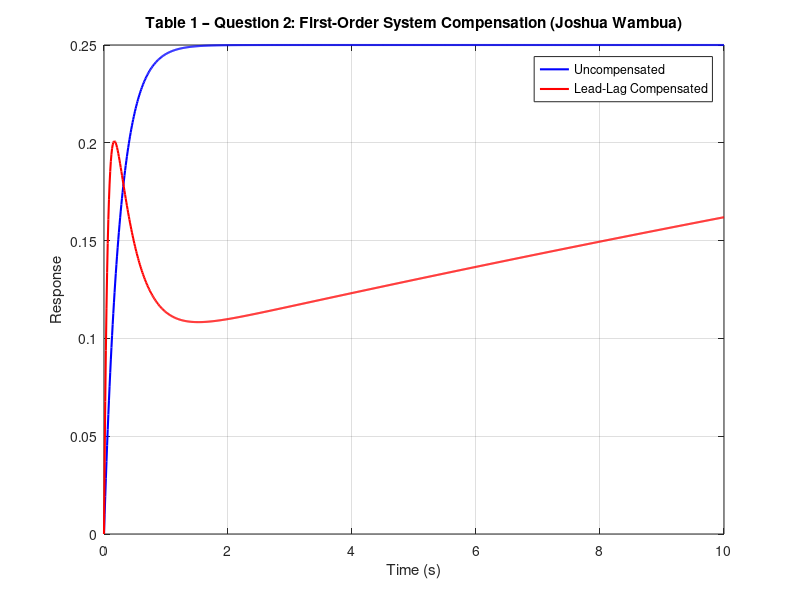

Recreate this plot in MATLAB. (Note: this script raises an error after producing the figure.)
% =========================================================
% CONTROL SYSTEMS II – COMPENSATOR DESIGN
% Author: Joshua Wambua
% Reg No: EG209/109705/22
% Table 1 – Question 1 (First-Order System)
% =========================================================
clc; 
clear; 
close all;

% --- Defining the First-Order System ---
a = 4; 
G = tf(1, [1 a]);

% --- Define Lead Compensator Parameters ---
z_lead = 1; 
p_lead = 10;
K_lead = 2;
G_lead = K_lead * tf([1 z_lead], [1 p_lead]);

% --- Define Lag Compensator Parameters ---
z_lag = 0.1;
p_lag = 0.01;
K_lag = 2;
G_lag = K_lag * tf([1 z_lag], [1 p_lag]);

% --- Combine Lead and Lag (Cascade Compensator) ---
G_lead_lag = G_lead * G_lag;

% --- Closed-Loop System with Compensation ---
G_closed = feedback(G * G_lead_lag, 1);

% --- Define a common simulation time vector ---
t = 0:0.01:10;  % 0 to 10 seconds, step of 0.01

% --- Compute Step Responses ---
y1 = step(G, t);         % Uncompensated system
y2 = step(G_closed, t);  % Compensated system

% --- Plot Step Responses ---
figure;
plot(t, y1, 'b', 'LineWidth', 1.5);
hold on;
plot(t, y2, 'r', 'LineWidth', 1.5);
grid on;
legend('Uncompensated', 'Lead-Lag Compensated');
title('Table 1 – Question 2: First-Order System Compensation (Joshua Wambua)');
xlabel('Time (s)');
ylabel('Response');

% --- Display Performance Information ---
info = stepinfo(G_closed);
disp('Performance Metrics (Compensated System):');
disp(info);
fprintf('Steady-State Error: %.4f\n', abs(1 - dcgain(G_closed)));
